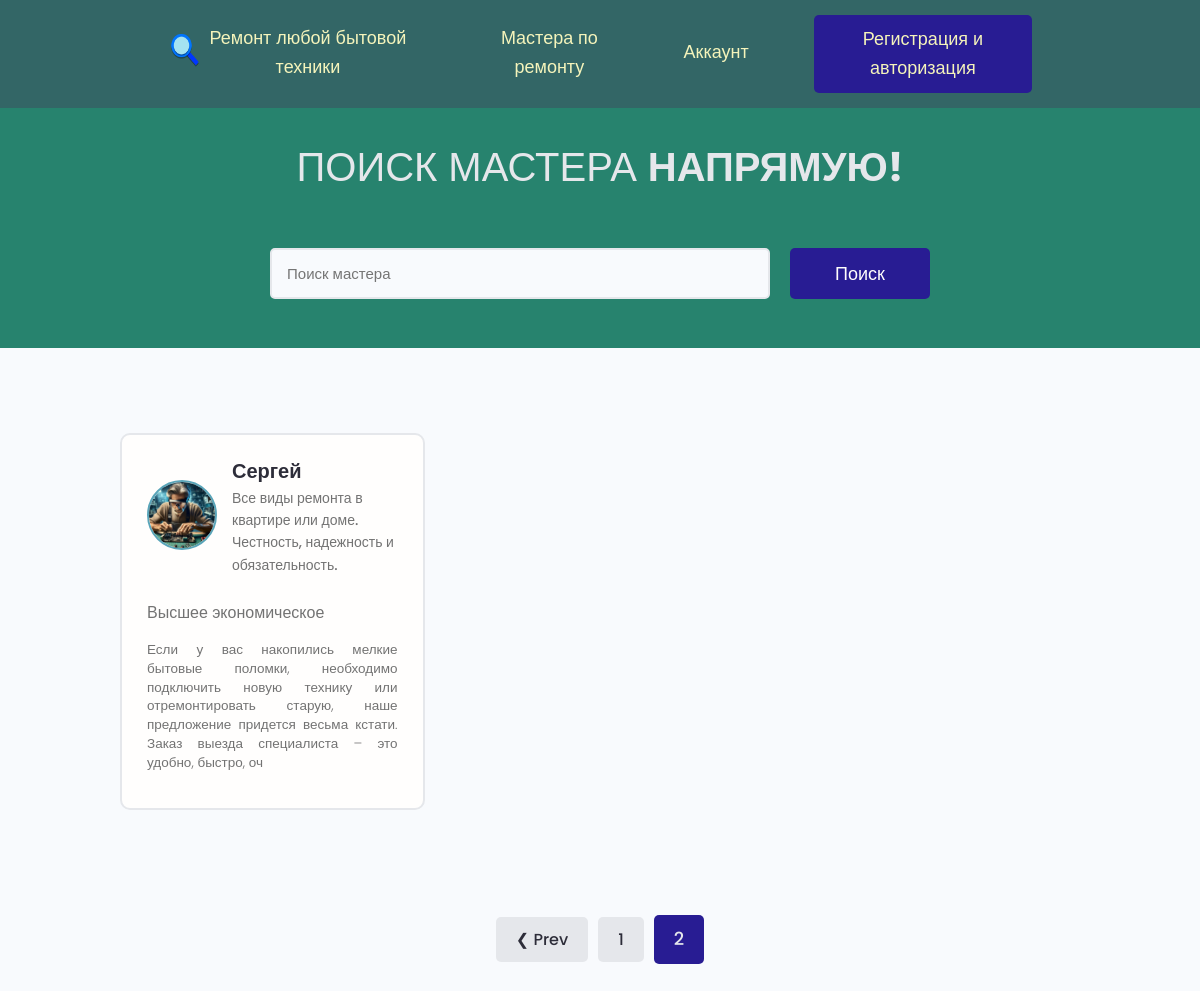
The app's page /engineers/?page=2, older data.
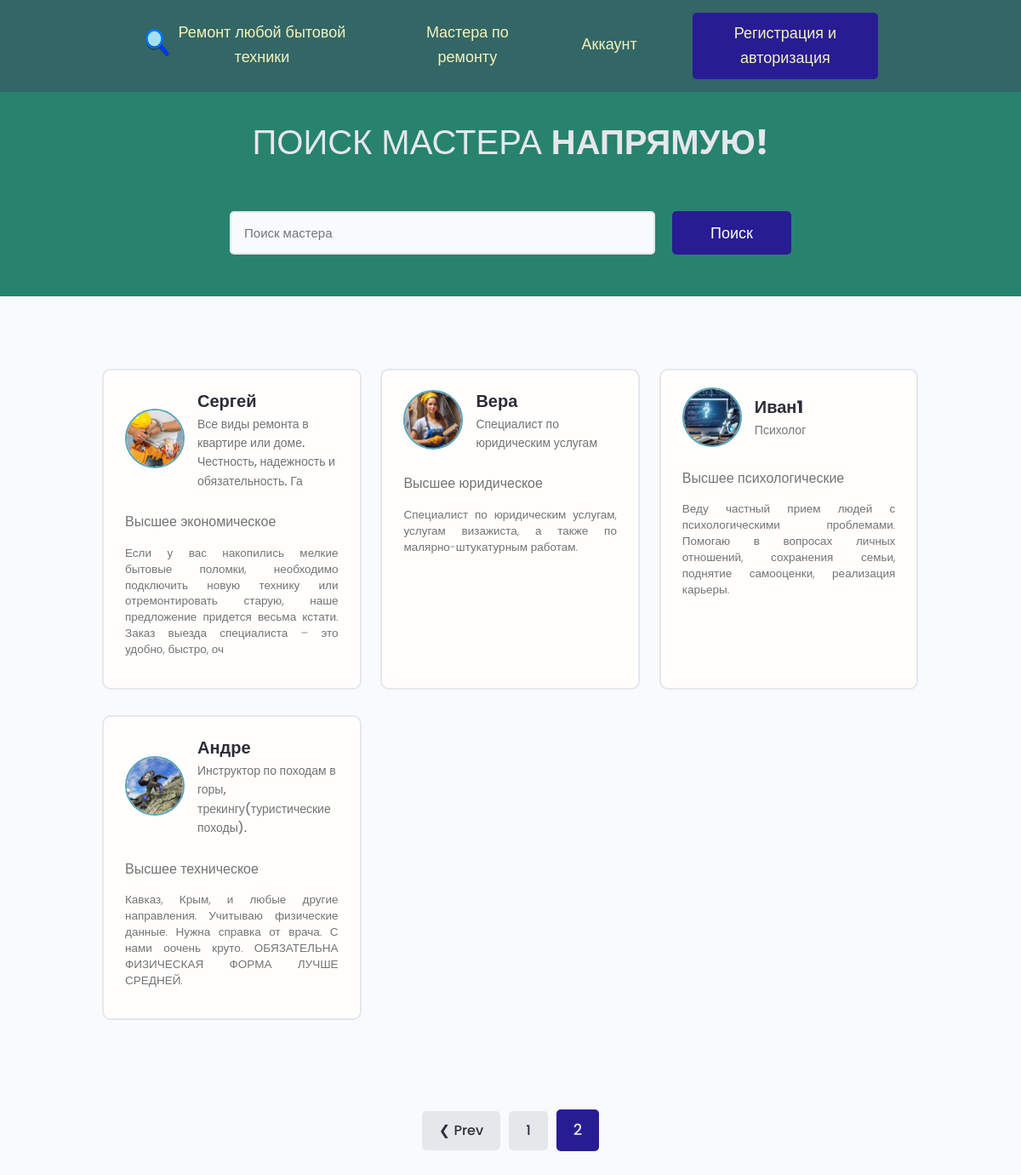
The same page, newer data.
### engineers/models.py (models this page shows, shortened)
class Engineer(models.Model):
    engineer = models.OneToOneField(User, on_delete=models.CASCADE, blank=True, verbose_name="Мастер")
    name = models.CharField(max_length=200, blank=True, verbose_name="Имя")
    email = models.EmailField(max_length=200, blank=True, verbose_name="Email")
    username = models.CharField(max_length=200, blank=True, verbose_name="Username")
    i_info = models.TextField(max_length=100, blank=True, verbose_name="Кратко")
    all_info = models.TextField(blank=True, verbose_name="Информация")
    engineer_image = models.ImageField(upload_to="repairs/", default="repairs/engineer.jpeg", verbose_name="Фото")
    education = models.CharField(max_length=200, blank=True, verbose_name="Образование")
    price = models.FileField(upload_to="repairs/", default="repairs/price_repair_cleaner.jpeg", verbose_name="Цены")
    social_website = models.CharField(max_length=200, blank=True, verbose_name="Сайт")
    social_vkontakte = models.CharField(max_length=200, blank=True, verbose_name="Вконтакте")
    social_whatsapp = models.CharField(max_length=200, blank=True, verbose_name="WhatsApp")
    social_telegram = models.CharField(max_length=200, blank=True, verbose_name="Телеграм")
    created = models.DateTimeField(auto_now_add=True, verbose_name="Дата создания")

### engineers/views.py (the view)
# urls.py: path('', views.engineers, name="engineers"),
def engineers(request):
    engi, search_query = search_engineers(request)
    custom_range, engi = paginate_engineers(request, engi, 6)
    context = {
        'engineers': engi,
        'search_query': search_query,
        'custom_range': custom_range
    }
    return render(request, 'engineers/index.html', context)

### engineers/utils.py (called while the page is built)
def paginate_engineers(request, rep, results):
    page = request.GET.get('page')
    paginator = Paginator(rep, results)
    try:
        rep = paginator.page(page)
    except PageNotAnInteger:
        page = 1
        rep = paginator.page(page)
    except EmptyPage:
        page = paginator.num_pages
        rep = paginator.page(page)
    right_index = int(page) + 5
    if right_index > paginator.num_pages:
        right_index = paginator.num_pages + 1
    left_index = int(page) - 4
    if left_index < 1:
        left_index = 1
    custom_range = range(left_index, right_index)
    return custom_range, rep

def search_engineers(request):
    search_query = ''
    if request.GET.get('search_query'):  # получаем данные по имени name="search_query"стр16index.html
        search_query = request.GET.get('search_query')
    engi = Engineer.objects.filter(Q(name__icontains=search_query) |
                                   Q(i_info__icontains=search_query) |
                                   Q(all_info__icontains=search_query)
                                   )
    return engi, search_query

### engineers/templates/engineers/index.html (shortened to what this page needs)
{% extends 'rembyt/base.html' %}
{% block content %}
<main class="home">
    <section class="hero-section text-center">
        <div class="container container--narrow">
            <div class="hero-section__box">
                <h2>Поиск мастера <span>Напрямую!</span></h2>
            </div>
            <div class="hero-section__search">
                <form id="search" class="form" action="{% url 'engineers' %}" method="get">
                    <div class="form__field">
                        <input class="input input--text" id="formInput#search" type="text" name="search_query"
                               placeholder="Поиск мастера" value="{{search_query}}"/>
                    </div>
                    <input class="btn btn--sub btn--lg" type="submit" value="Поиск"/>
                </form>
            </div>
        </div>
    </section>
    <section class="devlist">
        <div class="container">
            <div class="grid grid--three">
                {% for engineer in engineers %}
                <div class="column card">
                    <div class="dev">
                        <a href="{% url 'file_engineer' engineer.id %}" class="card__body">
                            <div class="dev__profile">
                                <img class="avatar avatar--md" src="{{ engineer.engineer_image.url }}" alt="image"/>
                                <div class="dev__meta">
                                    <h3>{{ engineer.name }}</h3>
                                    <h5>{{ engineer.i_info|slice:"80" }}</h5>
                                </div>
                            </div>
                            <br>
                            <p>{{ engineer.education|slice:"100" }}</p>
                            <p class="dev__info">
                                {{ engineer.all_info|slice:"200" }}
                            </p>
                        </a>
                    </div>
                </div>
                {% endfor %}
            </div>
        </div>
    </section>
    {% include 'rembyt/pagination.html' with queryset=engineers %}
</main>
{% endblock %}

### rembyt/templates/rembyt/base.html (shortened to what this page needs)
<!DOCTYPE html>
{% load static %}
<html lang="en">
<head>
   <link rel="stylesheet" href="https://maxcdn.bootstrapcdn.com/font-awesome/4.5.0/css/font-awesome.min.css">
  <link rel="stylesheet" href="{% static 'uikit/styles/uikit.css' %}" />
  <link rel="stylesheet" href="{% static 'styles/app.css' %}" />
</head>
<body>
{% include 'rembyt/navbar.html' %}
{% block content %}
{% endblock %}
</body>
</html>

### rembyt/templates/rembyt/navbar.html (shortened to what this page needs)
{% load static %}
<header class="header">
    <div class="container container--narrow">
        <a href="{% url 'repairs' %}" class="header__logo">
            <img src="{% static 'images/search2.png' %}" alt="DevSearch Logo"/>
        </a>
        <nav class="header__nav">
            <ul class="header__menu">
                <li class="header__menuItem"><a href="{% url 'repairs' %}">Ремонт любой бытовой техники</a></li>
                <li class="header__menuItem"><a href="{% url 'engineers' %}">Мастера по ремонту</a></li>
                <li class="header__menuItem"><a href="{%  url 'account' %}">Аккаунт</a></li>
                {% if request.user.is_authenticated %}
                <li class="header__menuItem"><a href="{% url 'create-repair' %}">Добавление ремонта</a></li>
                <li class="header__menuItem"><a href="{% url 'logout' %}" class="btn btn--sub">Выход из личного кабинета
                </a></li>
                {% else %}
                <li class="header__menuItem"><a href="{% url 'login' %}" class="btn btn--sub">Регистрация и авторизация
                </a></li>
                {% endif %}
            </ul>
        </nav>
    </div>
</header>

### rembyt/templates/rembyt/pagination.html (shortened to what this page needs)
 {% if queryset.has_other_pages %}
    <div class="pagination">
      <ul class="container">
        {% if queryset.has_previous %}
        <li><a href="?page={{ queryset.previous_page_number }}" class="btn page-link" data-page="{{
        queryset.previous_page_number }}">&#10094; Prev</a></li>
        {% endif %}
        {% for page in custom_range %}
        {% if page == queryset.number %}
        <li><a href="?page={{ page }}" class="btn btn--sub page-link" data-page="{{ page }}">{{page}}</a></li>
        {% else %}
        <li><a href="?page={{ page }}" class="btn page-link" data-page="{{ page }}">{{page}}</a></li>
        {% endif %}
        {% endfor %}
      </ul>
    </div>
    {% endif %}

### rembyt/static/styles/app.css (style rules this page uses)
:root { --color-sub: #2d2d39; }
.btn--sub { background-color: #281c93; font-size: 18px; }
.card { border: 2px solid var(--color-light); }
img { width: 100%; }
.header { position: sticky; top: 0; z-index: 111; background-color: #336666; padding: 1.5rem 0; }
.header > .container { display: flex; justify-content: space-between; align-items: center; }
.header__logo > img { height: 3.8rem; }
.header__nav > ul { display: inline-flex; align-items: center; list-style: none; gap: 6.5rem; text-align: center; font-size: 18px; color: gainsboro; }
.header__menuItem > a { color: #f5f4bb; font-weight: 300; }
.hero-section { height: 30vh; display: flex; align-items: center; background-color: #27836e; }
.hero-section__box { margin-bottom: 4rem; }
.hero-section__box > h2, .hero-section__box > h2 > span { font-size: 4rem; color: var(--color-light); line-height: 1.3; text-transform: uppercase; }
.hero-section__box > h2 { font-weight: 300; }
.hero-section__box > h2 > span { font-weight: 700; }
.hero-section__search > .form { display: flex; align-items: center; justify-content: center; gap: 2rem; }
.hero-section__search > .form input.input--text { width: 50rem; }
.devlist { margin-top: 8rem; }
.devlist .grid { align-items: stretch; }
.devlist .dev .dev__profile { display: flex; align-items: center; gap: 1.5rem; }
.devlist .dev .dev__meta h3 { color: var(--color-sub); font-size: 2rem; font-weight: 700; }
.devlist .dev .dev__meta h5 { color: var(--color-text); font-size: 1.4rem; font-weight: 500; }
.devlist .dev .dev__info { margin: 1.5rem 0; font-size: 1.35rem; line-height: 1.4; text-align: justify; }
.pagination { margin-top: 8rem; margin-bottom: 10rem; }
.pagination > ul { flex-wrap: wrap; list-style: none; display: flex; align-items: center; justify-content: center; gap: 1rem; }
.pagination .btn { color: var(--color-sub); }
.pagination .btn.btn--sub { color: var(--color-light); }

### rembyt/static/uikit/styles/modules/_variables.css (style rules this page uses)
:root { --color-main: #5aa5b9; --color-main-light: #e6faff; --color-sub: #3f4156; --color-sub-light: #51546e; --color-sub-lighter: #ededfd; --color-text: #737373; --color-gray: #8b8b8b; --color-light: #e5e7eb; --color-light-gray: #767676; --color-bg: #f8fafd; --color-white: #fffefd; --color-white-light: #f3f3f3; --color-success: #359e64; --color-success-bg: #def8e8; --color-error: #fc4b0b; --color-error-bg: #fff2ee; --font-base: 'Poppins', arial, helvetica, 'Segoe UI', roboto, ubuntu, sans-serif; --font-monospace: 'Fira Code', 'Courier New', courier, monospace; --font-regular: 300; --font-medium: 500; --font-bold: 700; --generic-shadow: 1px 1px 5px #00000010; --generic-transition: all 0.3s ease-in-out; }

### rembyt/static/uikit/styles/modules/_base.css (style rules this page uses)
* { margin: 0; padding: 0; box-sizing: border-box; text-rendering: optimizeLegibility; color: inherit; font-size: inherit; }
html { font-size: 50%; }
@media only screen and (min-width: 480px) { html { font-size: 56.25%; } }
@media only screen and (min-width: 1200px) { html { font-size: 62.5%; } }
body { line-height: 1.6; font-weight: 400; font-size: 1.5rem; color: var(--color-text); background-color: var(--color-bg); min-height: 100vh; }

### rembyt/static/uikit/styles/modules/_typography.css (style rules this page uses)
* { font-family: var(--font-base); }
h2 { font-size: 3.6rem; font-weight: var(--font-bold); }
h3 { font-size: 3.2rem; font-weight: var(--font-medium); }
h5 { font-size: 2.4rem; font-weight: var(--font-medium); }
h5, h6 { font-weight: var(--font-regular); }
p, span, strong { font-size: 1.6rem; color: var(--color-text); font-weight: var(--font-regular); }
a { padding-bottom: 2px; text-decoration: none; display: inline-block; color: var(--color-main); font-weight: var(--font-medium); }

### rembyt/static/uikit/styles/modules/_utilities.css (style rules this page uses)
.container { width: 92%; max-width: 165rem; margin: 0 auto; box-sizing: border-box; }
.container--narrow { width: 92%; max-width: 120rem; }
@media screen and (min-width: 1000px) { .container { width: 90%; } }
@media screen and (min-width: 1000px) { .container--narrow { width: 85%; } }
@media screen and (min-width: 1200px) { .container { width: 80%; } }
@media screen and (min-width: 1200px) { .container--narrow { width: 72%; } }
.text-center { text-align: center; }

### rembyt/static/uikit/styles/modules/_avatar.css (style rules this page uses)
.avatar { border-radius: 50%; border: 2px solid var(--color-main); object-fit: cover; }
.avatar--md { height: 7rem; width: 7rem; }

### rembyt/static/uikit/styles/modules/_card.css (style rules this page uses)
.card { border-radius: 1rem; background-color: var(--color-white); border: 1.5px solid var(--color-light); width: auto; height: auto; margin-top: 0.5rem; margin-bottom: 0.5rem; overflow: hidden; }
.card__body, .card__header { padding: 2rem 2.5rem; }

Row changes from the older to the newer data that the page shows:
changed Engineer "Сергей": engineer_image: a different picture; i_info "Все виды ремонта в квартире или доме. Честность, надежность и обязательность." → "Все виды ремонта в квартире или доме. Честность, надежность и обязательность. Га"
added Engineer: engineer_image (picture), name "Вера", i_info "Специалист по юридическим услугам", education "Высшее юридическое", all_info "Специалист по юридическим услугам, услугам визажиста, а также по малярно-штукатурным работам."
added Engineer: engineer_image (picture), name "Иван1", i_info "Психолог", education "Высшее психологические", all_info "Веду частный прием людей с психологическими проблемами. Помогаю в вопросах личных отношений, сохранения семьи, поднятие самооценки, реализация карьеры."
added Engineer: engineer_image (picture), name "Андре", i_info "Инструктор по походам в горы, трекингу(туристические походы).", education "Высшее техническое", all_info "Кавказ, Крым, и любые другие направления. Учитываю физические данные. Нужна справка от врача. С нами оочень круто. ОБЯЗАТЕЛЬНА ФИЗИЧЕСКАЯ ФОРМА ЛУЧШЕ СРЕДНЕЙ."
